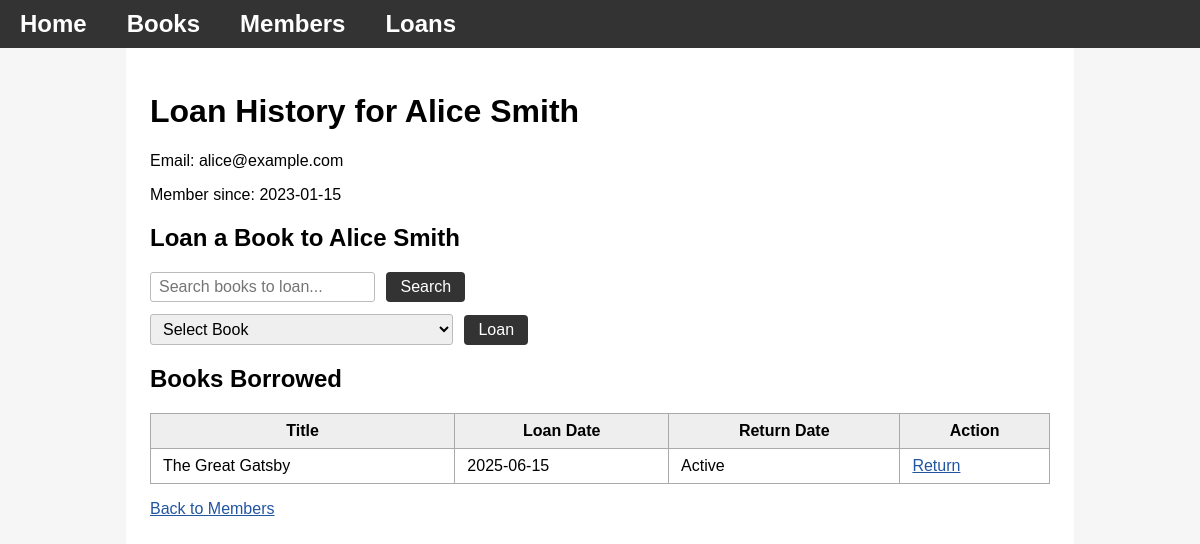
Screenshot of /member/4 with the database file from the repository.
### tables this page shows
CREATE TABLE Members (
    member_id INTEGER PRIMARY KEY AUTOINCREMENT,
    name TEXT,
    email TEXT,
    membership_date DATE
);

CREATE TABLE Loans (
    loan_id INTEGER PRIMARY KEY AUTOINCREMENT,
    book_id INTEGER,
    member_id INTEGER,
    loan_date DATE,
    return_date DATE,
    FOREIGN KEY (book_id) REFERENCES Books(book_id),
    FOREIGN KEY (member_id) REFERENCES Members(member_id)
);

CREATE TABLE Books (
    book_id INTEGER PRIMARY KEY AUTOINCREMENT,
    title TEXT,
    author TEXT,
    genre TEXT,
    published_year INTEGER,
    copies_available INTEGER
);

### app.py (the view, shortened to what this page needs)
@app.route('/member/<int:member_id>', methods=['GET', 'POST'])
def member_loans(member_id):
    conn = get_db_connection()
    member = conn.execute('SELECT * FROM Members WHERE member_id = ?', (member_id,)).fetchone()
    search_book = request.args.get('search_book', '').strip()
    if search_book:
        books = conn.execute(
            "SELECT book_id, title FROM Books WHERE copies_available > 0 AND (title LIKE ? OR author LIKE ? OR genre LIKE ?)",
            (f'%{search_book}%', f'%{search_book}%', f'%{search_book}%')
        ).fetchall()
    else:
        books = conn.execute('SELECT book_id, title FROM Books WHERE copies_available > 0').fetchall()
    loans = conn.execute(
        '''
        SELECT l.loan_id, b.title, l.loan_date, l.return_date
        FROM Loans l
        JOIN Books b ON l.book_id = b.book_id
        WHERE l.member_id = ?
        ORDER BY l.loan_date DESC
        ''', (member_id,)
    ).fetchall()
    conn.close()
    return render_template('member_loans.html', member=member, loans=loans, books=books, search_book=search_book)

### app.py (called while the page is built)
def get_db_connection():
    conn = sqlite3.connect('library.db')
    conn.row_factory = sqlite3.Row
    return conn

### templates/member_loans.html (shortened to what this page needs)
{% extends "base.html" %}
{% block content %}
  <h1>Loan History for {{ member.name }}</h1>
  <p>Email: {{ member.email }}</p>
  <p>Member since: {{ member.membership_date }}</p>
  <h2>Loan a Book to {{ member.name }}</h2>
<form method="get" action="/member/{{ member.member_id }}" style="margin-bottom: 12px;">
  <input type="text" name="search_book" placeholder="Search books to loan..." value="{{ search_book }}">
  <button type="submit">Search</button>
</form>
<form method="POST">
  <select name="book_id" required>
    <option value="">Select Book</option>
  </select>
  <button type="submit">Loan</button>
</form>
  <h2>Books Borrowed</h2>
  <table>
    <tr>
      <th>Title</th>
      <th>Loan Date</th>
      <th>Return Date</th>
      <th>Action</th>
    </tr>
    {% for loan in loans %}
    <tr>
      <td>{{ loan.title }}</td>
      <td>{{ loan.loan_date }}</td>
      <td>{{ loan.return_date if loan.return_date else "Active" }}</td>
      <td>
        {% if not loan.return_date %}
          <a href="/return_loan/{{ loan.loan_id }}?from_member={{ member.member_id }}">Return</a>
        {% else %}
          Returned
        {% endif %}
      </td>
    </tr>
    {% endfor %}
  </table>
  <p><a href="/members">Back to Members</a></p>
{% endblock %}

### templates/base.html (style rules this page uses)
body { font-family: Arial, sans-serif; margin: 0; background: #f6f6f6; }
table { border-collapse: collapse; width: 100%; margin-top: 20px; }
th, td { border: 1px solid #aaa; padding: 8px 12px; }
th { background: #eee; }
form { margin-bottom: 20px; }
button, input[type="submit"] { background: #333; color: #fff; border: none; padding: 6px 14px; cursor: pointer; border-radius: 4px; font-size: 1em; }
input, select { padding: 5px 8px; border-radius: 3px; border: 1px solid #bbb; margin-right: 7px; font-size: 1em; }
.container a { color: #2255a0; font-weight: normal; text-decoration: underline; }

### rows the page displays
Members: name "Alice Smith", email "alice@example.com", membership_date "2023-01-15"
Loans: title "The Great Gatsby", loan_date "2025-06-15", return_date "Active"
